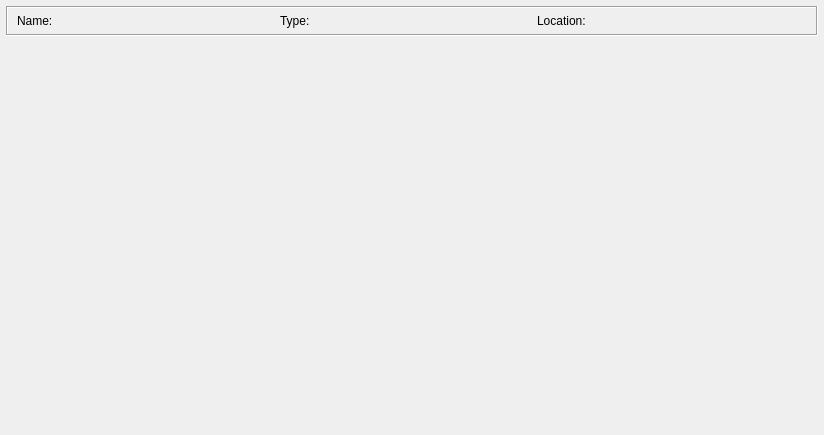
<?xml version="1.0" encoding="UTF-8"?>
<ui version="4.0">
 <comment>
********************************************************************************
**
** Copyright (c) 2018 The University of Notre Dame
** Copyright (c) 2018 The Regents of the University of California
**
** Redistribution and use in source and binary forms, with or without modification,
** are permitted provided that the following conditions are met:
**
** 1. Redistributions of source code must retain the above copyright notice, this 
** list of conditions and the following disclaimer.
**
** 2. Redistributions in binary form must reproduce the above copyright notice, this
** list of conditions and the following disclaimer in the documentation and/or other
** materials provided with the distribution.
**
** 3. Neither the name of the copyright holder nor the names of its contributors may
** be used to endorse or promote products derived from this software without specific
** prior written permission.
**
** THIS SOFTWARE IS PROVIDED BY THE COPYRIGHT HOLDERS AND CONTRIBUTORS &quot;AS IS&quot; AND ANY
** EXPRESS OR IMPLIED WARRANTIES, INCLUDING, BUT NOT LIMITED TO, THE IMPLIED WARRANTIES
** OF MERCHANTABILITY AND FITNESS FOR A PARTICULAR PURPOSE ARE DISCLAIMED. IN NO EVENT
** SHALL THE COPYRIGHT HOLDER OR CONTRIBUTORS BE LIABLE FOR ANY DIRECT, INDIRECT,
** INCIDENTAL, SPECIAL, EXEMPLARY, OR CONSEQUENTIAL DAMAGES (INCLUDING, BUT NOT LIMITED
** TO, PROCUREMENT OF SUBSTITUTE GOODS OR SERVICES; LOSS OF USE, DATA, OR PROFITS; OR
** BUSINESS INTERRUPTION) HOWEVER CAUSED AND ON ANY THEORY OF LIABILITY, WHETHER IN
** CONTRACT, STRICT LIABILITY, OR TORT (INCLUDING NEGLIGENCE OR OTHERWISE) ARISING
** IN ANY WAY OUT OF THE USE OF THIS SOFTWARE, EVEN IF ADVISED OF THE POSSIBILITY OF
** SUCH DAMAGE.
**
**********************************************************************************

// Contributors:
 </comment>
 <class>CWE_Parameters</class>
 <widget class="QWidget" name="CWE_Parameters">
  <property name="geometry">
   <rect>
    <x>0</x>
    <y>0</y>
    <width>824</width>
    <height>435</height>
   </rect>
  </property>
  <property name="windowTitle">
   <string>Form</string>
  </property>
  <layout class="QVBoxLayout" name="verticalLayout">
   <property name="leftMargin">
    <number>6</number>
   </property>
   <property name="topMargin">
    <number>6</number>
   </property>
   <property name="rightMargin">
    <number>6</number>
   </property>
   <property name="bottomMargin">
    <number>6</number>
   </property>
   <item>
    <widget class="QFrame" name="frame_parameterInfo">
     <property name="frameShape">
      <enum>QFrame::Box</enum>
     </property>
     <property name="frameShadow">
      <enum>QFrame::Sunken</enum>
     </property>
     <layout class="QHBoxLayout" name="horizontalLayout">
      <property name="topMargin">
       <number>6</number>
      </property>
      <property name="bottomMargin">
       <number>6</number>
      </property>
      <item>
       <widget class="QLabel" name="label_name">
        <property name="text">
         <string>Name:</string>
        </property>
       </widget>
      </item>
      <item>
       <widget class="QLabel" name="label_theName">
        <property name="sizePolicy">
         <sizepolicy hsizetype="Preferred" vsizetype="Preferred">
          <horstretch>1</horstretch>
          <verstretch>0</verstretch>
         </sizepolicy>
        </property>
        <property name="text">
         <string/>
        </property>
       </widget>
      </item>
      <item>
       <widget class="QLabel" name="label_type">
        <property name="text">
         <string>Type:</string>
        </property>
       </widget>
      </item>
      <item>
       <widget class="QLabel" name="label_theType">
        <property name="sizePolicy">
         <sizepolicy hsizetype="Preferred" vsizetype="Preferred">
          <horstretch>1</horstretch>
          <verstretch>0</verstretch>
         </sizepolicy>
        </property>
        <property name="text">
         <string/>
        </property>
       </widget>
      </item>
      <item>
       <widget class="QLabel" name="label_location">
        <property name="text">
         <string>Location:</string>
        </property>
       </widget>
      </item>
      <item>
       <widget class="QLabel" name="label_theLocation">
        <property name="sizePolicy">
         <sizepolicy hsizetype="Preferred" vsizetype="Preferred">
          <horstretch>1</horstretch>
          <verstretch>0</verstretch>
         </sizepolicy>
        </property>
        <property name="text">
         <string/>
        </property>
       </widget>
      </item>
     </layout>
    </widget>
   </item>
   <item>
    <widget class="CWE_TabWidget" name="theTabWidget" native="true">
     <property name="sizePolicy">
      <sizepolicy hsizetype="Preferred" vsizetype="Preferred">
       <horstretch>0</horstretch>
       <verstretch>1</verstretch>
      </sizepolicy>
     </property>
    </widget>
   </item>
  </layout>
 </widget>
 <customwidgets>
  <customwidget>
   <class>CWE_TabWidget</class>
   <extends>QWidget</extends>
   <header>cwe_guiWidgets/cwe_tabwidget/cwe_tabwidget.h</header>
   <container>1</container>
  </customwidget>
 </customwidgets>
 <resources/>
 <connections/>
</ui>
